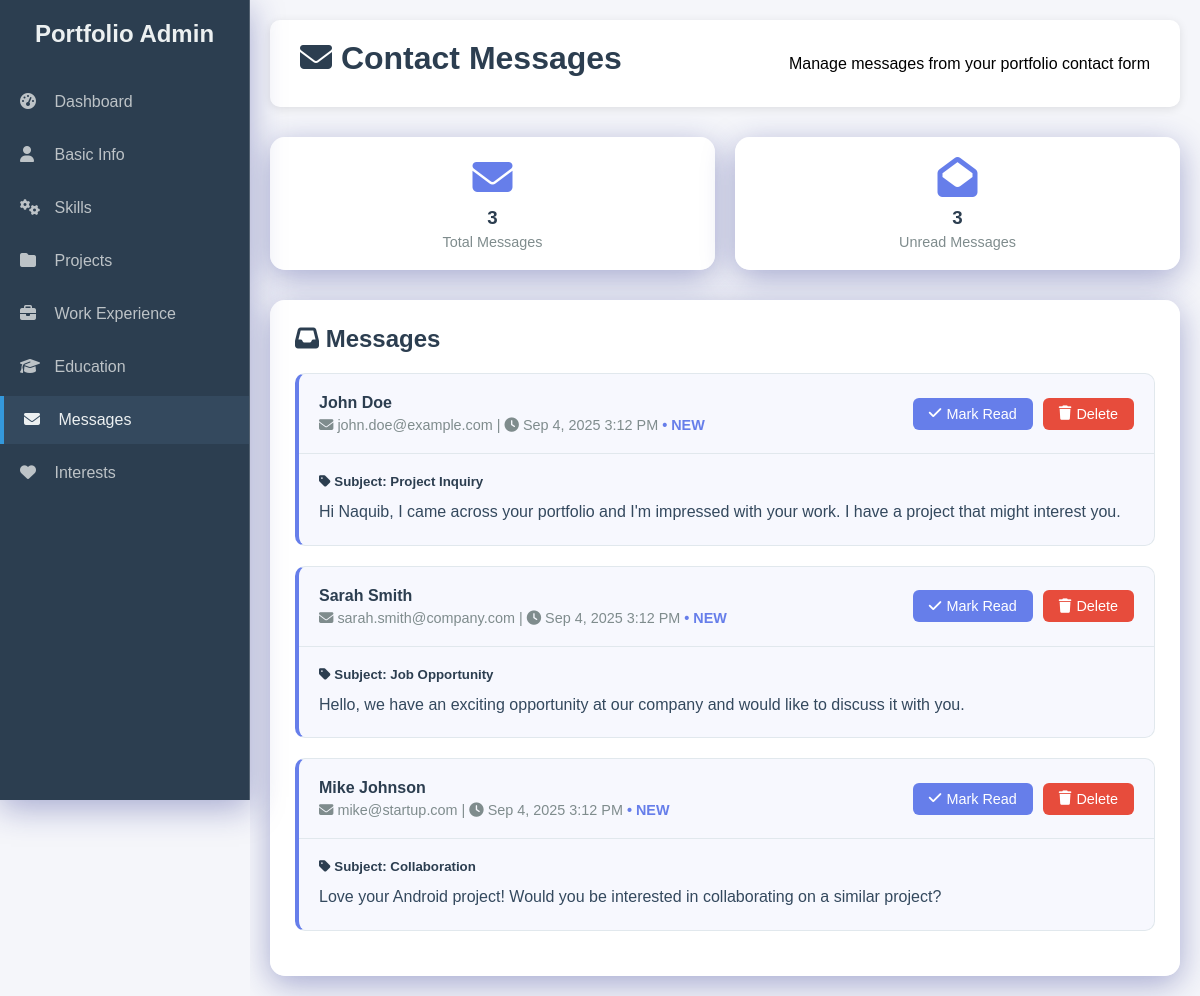
/admin/manage_messages.php (signed in), run on the app's committed database.
### tables this page shows
CREATE TABLE contact_messages (
    id INT AUTO_INCREMENT PRIMARY KEY,
    name VARCHAR(100) NOT NULL,
    email VARCHAR(100) NOT NULL,
    subject VARCHAR(200),
    message TEXT NOT NULL,
    is_read BOOLEAN DEFAULT FALSE,
    is_replied BOOLEAN DEFAULT FALSE,
    ip_address VARCHAR(45),
    user_agent TEXT,
    created_at TIMESTAMP DEFAULT CURRENT_TIMESTAMP,
    updated_at TIMESTAMP DEFAULT CURRENT_TIMESTAMP ON UPDATE CURRENT_TIMESTAMP,
    INDEX idx_read (is_read),
    INDEX idx_date (created_at)
);

### admin/manage_messages.php (the view, shortened to what this page needs)
<?php
$db = new Database();
$conn = $db->getConnection();
$messages = $conn->query("SELECT * FROM contact_messages ORDER BY created_at DESC")->fetchAll();
$unreadCount = $conn->query("SELECT COUNT(*) as count FROM contact_messages WHERE is_read = FALSE")->fetch()['count'];
?>
<!DOCTYPE html>
<html lang="en">
<head>
    <link rel="stylesheet" href="https://cdnjs.cloudflare.com/ajax/libs/font-awesome/6.2.1/css/all.min.css">
</head>
<body>
    <?php include 'sidebar.php'; ?>
    <div class="main-content">
        <div class="header">
            <h1><i class="fas fa-envelope"></i> Contact Messages</h1>
            <p>Manage messages from your portfolio contact form</p>
        </div>
        <div class="stats">
            <div class="stat-card">
                <i class="fas fa-envelope"></i>
                <h3><?php echo count($messages); ?></h3>
                <p>Total Messages</p>
            </div>
            <div class="stat-card">
                <i class="fas fa-envelope-open"></i>
                <h3><?php echo $unreadCount; ?></h3>
                <p>Unread Messages</p>
            </div>
        </div>
        <div class="messages-container">
            <h2 style="margin-bottom: 20px; color: #2c3e50;">
                <i class="fas fa-inbox"></i> Messages
            </h2>
            <?php if (empty($messages)): ?>
                <div class="no-messages">
                    <i class="fas fa-inbox"></i>
                    <h3>No messages yet</h3>
                    <p>Messages from your contact form will appear here.</p>
                </div>
            <?php else: ?>
                <?php foreach ($messages as $message): ?>
                    <div class="message-item <?php echo $message['is_read'] ? '' : 'unread'; ?>">
                        <div class="message-header">
                            <div class="message-info">
                                <h4><?php echo htmlspecialchars($message['name']); ?></h4>
                                <p>
                                    <i class="fas fa-envelope"></i> <?php echo htmlspecialchars($message['email']); ?> |
                                    <i class="fas fa-clock"></i> <?php echo date('M j, Y g:i A', strtotime($message['created_at'])); ?>
                                    <?php if (!$message['is_read']): ?>
                                        <span style="color: #667eea; font-weight: bold;">• NEW</span>
                                    <?php endif; ?>
                                </p>
                            </div>
                            <div class="message-actions">
                                <?php if (!$message['is_read']): ?>
                                    <form method="POST" style="display: inline;">
                                        <button type="submit" name="mark_read" class="btn btn-primary">
                                            <i class="fas fa-check"></i> Mark Read
                                        </button>
                                    </form>
                                <?php endif; ?>
                                <form method="POST" style="display: inline;" onsubmit="return confirm('Are you sure you want to delete this message?')">
                                    <button type="submit" name="delete_message" class="btn btn-danger">
                                        <i class="fas fa-trash"></i> Delete
                                    </button>
                                </form>
                            </div>
                        </div>
                        <div class="message-body">
                            <h5><i class="fas fa-tag"></i> Subject: <?php echo htmlspecialchars($message['subject']); ?></h5>
                            <p><?php echo nl2br(htmlspecialchars($message['message'])); ?></p>
                        </div>
                    </div>
                <?php endforeach; ?>
            <?php endif; ?>
        </div>
    </div>
</body>
</html>

### admin/manage_messages.php (style rules this page uses)
* { margin: 0; padding: 0; box-sizing: border-box; }
body { font-family: 'Arial', sans-serif; background: linear-gradient(135deg, #667eea 0%, #764ba2 100%); min-height: 100vh; display: flex; }
.main-content { flex: 1; padding: 30px; overflow-y: auto; }
.header { background: rgba(255, 255, 255, 0.95); backdrop-filter: blur(10px); padding: 25px; border-radius: 15px; margin-bottom: 30px; box-shadow: 0 8px 32px rgba(31, 38, 135, 0.37); }
.header h1 { color: #2c3e50; margin-bottom: 10px; }
.stats { display: grid; grid-template-columns: repeat(auto-fit, minmax(200px, 1fr)); gap: 20px; margin-bottom: 30px; }
.stat-card { background: rgba(255, 255, 255, 0.95); backdrop-filter: blur(10px); padding: 20px; border-radius: 15px; box-shadow: 0 8px 32px rgba(31, 38, 135, 0.37); text-align: center; }
.stat-card i { font-size: 2.5em; color: #667eea; margin-bottom: 10px; }
.stat-card h3 { color: #2c3e50; margin-bottom: 5px; }
.stat-card p { color: #7f8c8d; font-size: 0.9em; }
.messages-container { background: rgba(255, 255, 255, 0.95); backdrop-filter: blur(10px); border-radius: 15px; padding: 25px; box-shadow: 0 8px 32px rgba(31, 38, 135, 0.37); }
.message-item { border: 1px solid #e1e8ed; border-radius: 10px; margin-bottom: 20px; transition: all 0.3s ease; }
.message-item.unread { border-left: 4px solid #667eea; background: rgba(102, 126, 234, 0.05); }
.message-header { padding: 20px; border-bottom: 1px solid #e1e8ed; display: flex; justify-content: space-between; align-items: center; }
.message-info h4 { color: #2c3e50; margin-bottom: 5px; }
.message-info p { color: #7f8c8d; font-size: 0.9em; }
.message-actions { display: flex; gap: 10px; }
.btn { padding: 8px 16px; border: none; border-radius: 6px; cursor: pointer; font-size: 0.9em; transition: all 0.3s ease; text-decoration: none; display: inline-flex; align-items: center; gap: 5px; }
.btn-primary { background: #667eea; color: white; }
.btn-danger { background: #e74c3c; color: white; }
.message-body { padding: 20px; }
.message-body h5 { color: #2c3e50; margin-bottom: 10px; }
.message-body p { color: #34495e; line-height: 1.6; }

### admin/sidebar.php (style rules this page uses)
* { margin: 0; padding: 0; box-sizing: border-box; }
body { font-family: 'Arial', sans-serif; background: #f5f6fa; min-height: 100vh; }
.main-content { margin-left: 250px; padding: 20px; }
.header { background: white; padding: 20px 30px; border-radius: 10px; box-shadow: 0 2px 10px rgba(0,0,0,0.1); margin-bottom: 30px; display: flex; justify-content: space-between; align-items: center; }
.header h1 { color: #2c3e50; flex: 1; }

### data on the page
contact_messages: name "John Doe", email "john.doe@example.com", created_at "Sep 4, 2025 3:12 PM", is_read "• NEW", subject "Project Inquiry", message "Hi Naquib, I came across your portfolio and I'm impressed with your work. I have a project that might interest you."
contact_messages: name "Sarah Smith", email "sarah.smith@company.com", created_at "Sep 4, 2025 3:12 PM", is_read "• NEW", subject "Job Opportunity", message "Hello, we have an exciting opportunity at our company and would like to discuss it with you."
contact_messages: name "Mike Johnson", email "mike@startup.com", created_at "Sep 4, 2025 3:12 PM", is_read "• NEW", subject "Collaboration", message "Love your Android project! Would you be interested in collaborating on a similar project?"

### other printed values
count($messages) "3"
$unreadCount "3"
